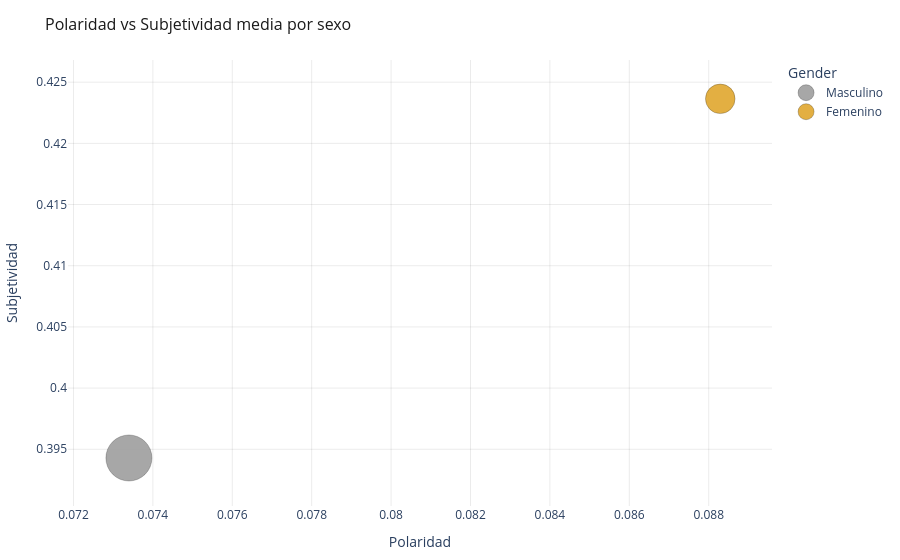

Notebook code cell kept with this figure:
### Markdown cell above
## 2. Polaridad vs Subjetividad (TextBlob)

### Code cell
import plotly.graph_objects as go
from plotly.subplots import make_subplots
from textblob import TextBlob

COLOR_MAP = {"female": "#e0a72e", "male": "#9e9e9e"}
LABEL_MAP = {"female": "Femenino", "male": "Masculino"}
GRID_COLOR = "rgba(0,0,0,0.08)"

def compute_sentiment_textblob(long_df: pd.DataFrame) -> pd.DataFrame:
    long_df = long_df.copy()
    blobs = long_df["Text"].apply(TextBlob)  # texto crudo, sin quitar palabras
    long_df["Polarity"] = blobs.apply(lambda b: b.sentiment.polarity)
    long_df["Subjectivity"] = blobs.apply(lambda b: b.sentiment.subjectivity)
    return long_df

def aggregate_by_gender(long_df: pd.DataFrame, group_cols):
    return (
        long_df.groupby(group_cols)
        .agg(Polaridad=("Polarity", "mean"),
             Subjetividad=("Subjectivity", "mean"),
             N_Personajes=("Character", "count"))
        .reset_index()
    )

def make_bubble_fig(agg: pd.DataFrame, title: str):
    """Bubble chart estilo claro/estándar (fondo blanco), igual a tu imagen de referencia."""
    fig = go.Figure()
    max_n = agg["N_Personajes"].max()
    sizeref = 2.0 * max_n / (46.0 ** 2)

    for gender in ["male", "female"]:
        sub = agg[agg["Gender"] == gender]
        if sub.empty:
            continue
        fig.add_trace(go.Scatter(
            x=sub["Polaridad"], y=sub["Subjetividad"], mode="markers",
            name=LABEL_MAP[gender],
            marker=dict(size=sub["N_Personajes"], sizemode="area", sizeref=sizeref,
                        sizemin=10, color=COLOR_MAP[gender],
                        line=dict(width=1, color="rgba(0,0,0,0.25)"), opacity=0.9),
            customdata=sub[["N_Personajes"]],
            hovertemplate=("<b>%{fullData.name}</b><br>Polaridad: %{x:.3f}<br>"
                          "Subjetividad: %{y:.3f}<br>Nº personajes: %{customdata[0]}<extra></extra>"),
        ))

    fig.update_layout(
        template="plotly_white",
        title=dict(text=title, font=dict(size=16, color="#1a1a1a")),
        xaxis=dict(title="Polaridad", gridcolor=GRID_COLOR, zeroline=False),
        yaxis=dict(title="Subjetividad", gridcolor=GRID_COLOR, zeroline=False),
        legend=dict(title="Gender"),
        margin=dict(l=60, r=40, t=60, b=50),
    )
    return fig

# --- Gráfico general (películas únicas) ---
lu = compute_sentiment_textblob(long_unique)
agg_general = aggregate_by_gender(lu, ["Gender"])
fig1 = make_bubble_fig(agg_general, "Polaridad vs Subjetividad media por sexo")
fig1.show()

### Figure 1 — Plotly figure (JSON) as saved in the notebook; plotly's stock layout.template omitted (floating-point values rounded to 4 significant figures)
{"data": [{"customdata": [[1589]], "hovertemplate": "<b>%{fullData.name}</b><br>Polaridad: %{x:.3f}<br>Subjetividad: %{y:.3f}<br>Nº personajes: %{customdata[0]}<extra></extra>", "marker": {"color": "#9e9e9e", "line": {"color": "rgba(0,0,0,0.25)", "width": 1}, "opacity": 0.9, "size": [1589], "sizemin": 10, "sizemode": "area", "sizeref": 1.502}, "mode": "markers", "name": "Masculino", "type": "scatter", "x": [0.0734], "y": [0.3943]}, {"customdata": [[657]], "hovertemplate": "<b>%{fullData.name}</b><br>Polaridad: %{x:.3f}<br>Subjetividad: %{y:.3f}<br>Nº personajes: %{customdata[0]}<extra></extra>", "marker": {"color": "#e0a72e", "line": {"color": "rgba(0,0,0,0.25)", "width": 1}, "opacity": 0.9, "size": [657], "sizemin": 10, "sizemode": "area", "sizeref": 1.502}, "mode": "markers", "name": "Femenino", "type": "scatter", "x": [0.08829], "y": [0.4236]}], "layout": {"legend": {"title": {"text": "Gender"}}, "margin": {"b": 50, "l": 60, "r": 40, "t": 60}, "title": {"font": {"color": "#1a1a1a", "size": 16}, "text": "Polaridad vs Subjetividad media por sexo"}, "xaxis": {"gridcolor": "rgba(0,0,0,0.08)", "title": {"text": "Polaridad"}, "zeroline": false}, "yaxis": {"gridcolor": "rgba(0,0,0,0.08)", "title": {"text": "Subjetividad"}, "zeroline": false}}}
